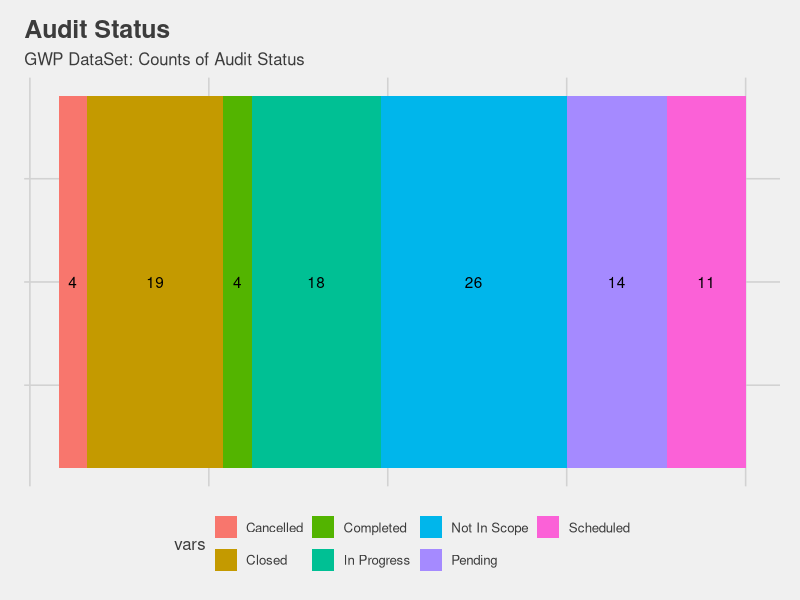
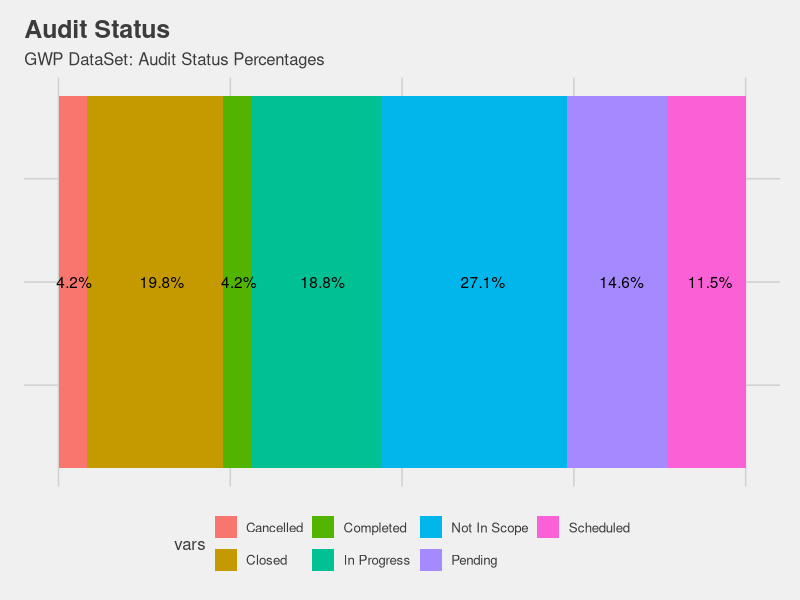
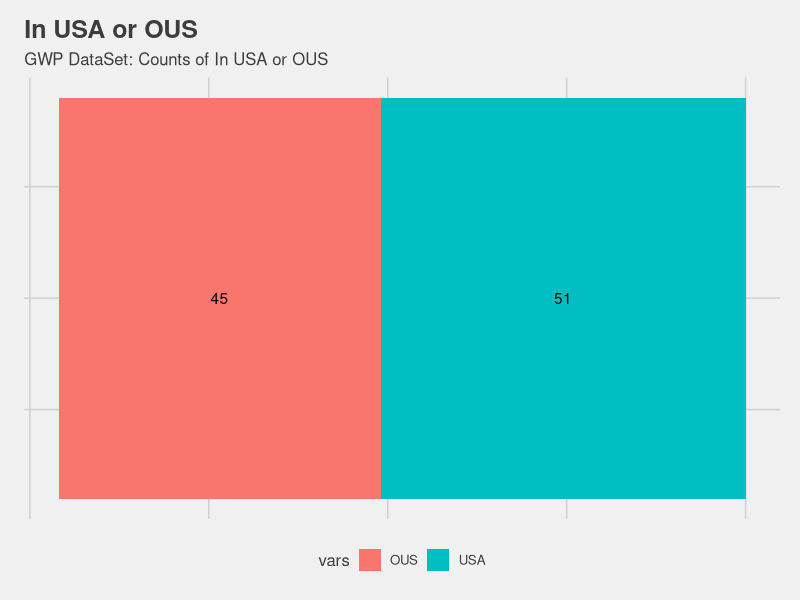
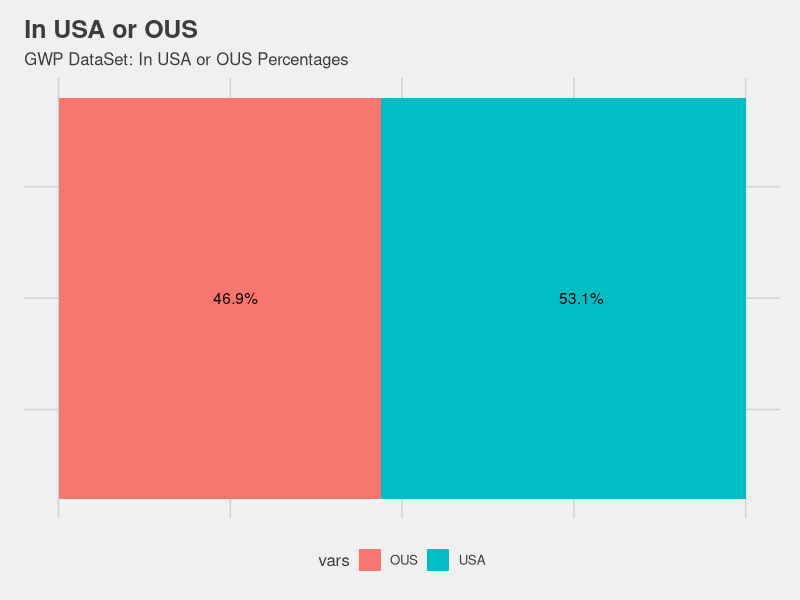
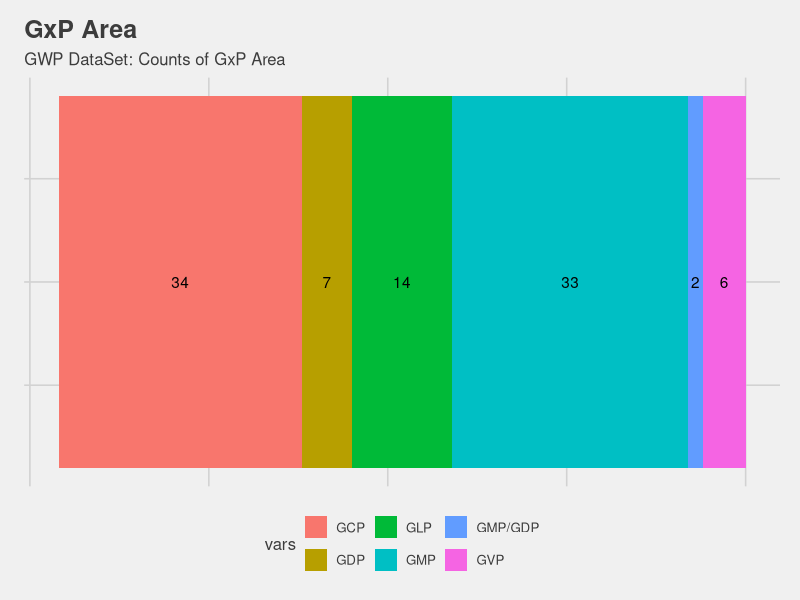
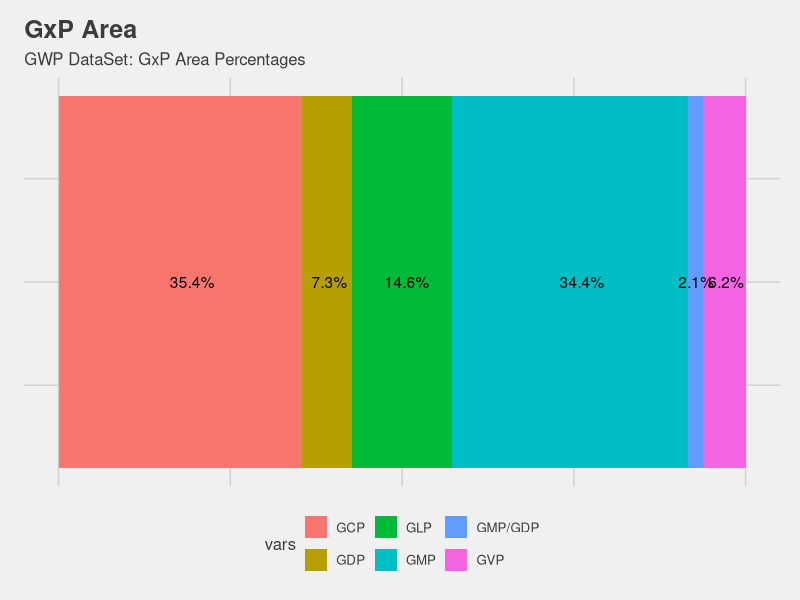
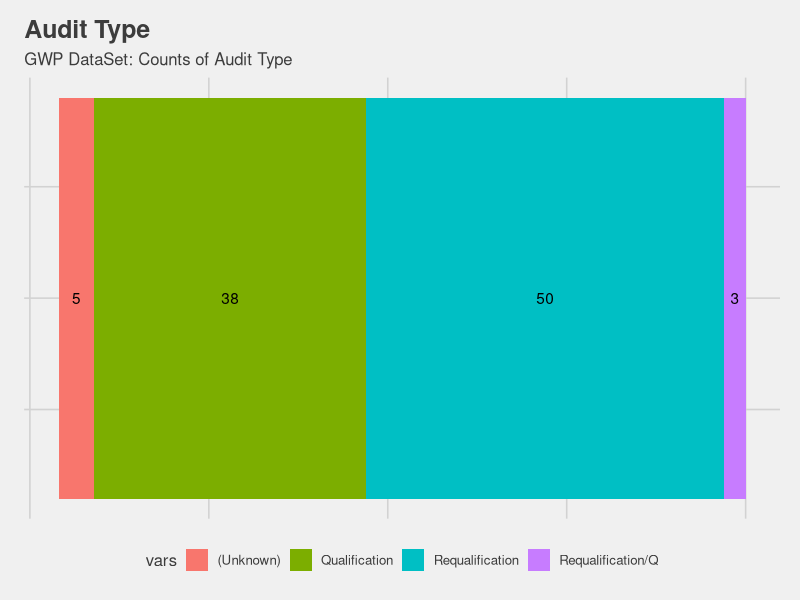
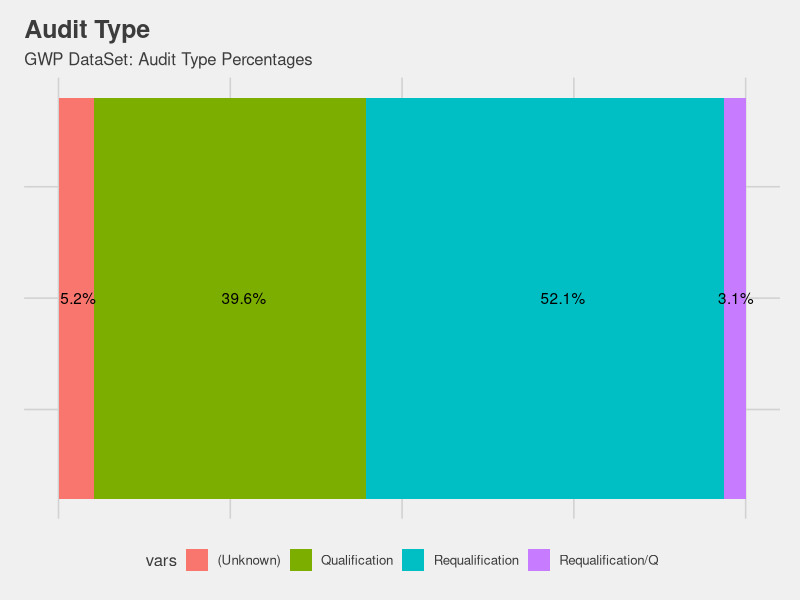

Write R code to recreate these figures, in order.
## ---- chunk 1
knitr::opts_chunk$set(echo = TRUE)

library(tidyverse)
library(rmarkdown)
library(scales)
library(stringr)
library(ggrepel)
##Excel
library("readxl")
##ggplot2 themes
library(ggthemes)
## ---- chunk 2
##Read Data
#Computerized System Quality Assurance
CSQA<- read_excel("CSQA_Audit_Data.xlsx")

#Good Workign Practice
GWP<- read_excel("GXP_Audit_Data.xlsx")
## ---- chunk 3
label<-"Audit Status"
counts<- count(GWP,vars=Audit.Status)
percent<-prop.table(counts$n)
df<-as.data.frame(counts)
df$perc<-percent
df
df$dummy<-1
df%>%ggplot(aes(x=dummy, y=-n,fill=vars))+
    geom_bar(stat="identity")+
    geom_text(aes(label=n),position=position_stack(vjust=0.5))+
    coord_flip()+
    labs(title=label,
         subtitle=paste("GWP DataSet:","Counts of",label, sep=" "),
         x=NULL)+
    theme_fivethirtyeight()+
    theme( axis.text.x = element_blank(),
           axis.text.y = element_blank(),
           axis.ticks = element_blank())
  
  df%>%ggplot(aes(x=dummy, y=-percent*100,fill=vars))+
    geom_bar(stat="identity")+
    geom_text(aes(label=scales::percent(percent)),position=position_stack(vjust=0.55))+
    coord_flip()+
    labs(title=label,
         subtitle=paste("GWP DataSet:",label, "Percentages", sep=" "),
         x=NULL)+
    theme_fivethirtyeight()+
    theme( axis.text.x = element_blank(),
           axis.text.y = element_blank(),
           axis.ticks = element_blank())
## ---- chunk 4
label<-"In USA or OUS"
counts<- count(GWP,vars=In.USA.or.OUS)
percent<-prop.table(counts$n)
df<-as.data.frame(counts)
df$perc<-percent
df
df$dummy<-1
df%>%ggplot(aes(x=dummy, y=-n,fill=vars))+
    geom_bar(stat="identity")+
    geom_text(aes(label=n),position=position_stack(vjust=0.5))+
    coord_flip()+
    labs(title=label,
         subtitle=paste("GWP DataSet:","Counts of",label, sep=" "),
         x=NULL)+
    theme_fivethirtyeight()+
    theme( axis.text.x = element_blank(),
           axis.text.y = element_blank(),
           axis.ticks = element_blank())
  
  df%>%ggplot(aes(x=dummy, y=-percent*100,fill=vars))+
    geom_bar(stat="identity")+
    geom_text(aes(label=scales::percent(percent)),position=position_stack(vjust=0.55))+
    coord_flip()+
    labs(title=label,
         subtitle=paste("GWP DataSet:",label, "Percentages", sep=" "),
         x=NULL)+
    theme_fivethirtyeight()+
    theme( axis.text.x = element_blank(),
           axis.text.y = element_blank(),
           axis.ticks = element_blank())
## ---- chunk 5
label<-"GxP Area"
counts<- count(GWP,vars=GxP.Area)
percent<-prop.table(counts$n)
df<-as.data.frame(counts)
df$perc<-percent
df
df$dummy<-1
df%>%ggplot(aes(x=dummy, y=-n,fill=vars))+
    geom_bar(stat="identity")+
    geom_text(aes(label=n),position=position_stack(vjust=0.5))+
    coord_flip()+
    labs(title=label,
         subtitle=paste("GWP DataSet:","Counts of",label, sep=" "),
         x=NULL)+
    theme_fivethirtyeight()+
    theme( axis.text.x = element_blank(),
           axis.text.y = element_blank(),
           axis.ticks = element_blank())
  
  df%>%ggplot(aes(x=dummy, y=-percent*100,fill=vars))+
    geom_bar(stat="identity")+
    geom_text(aes(label=scales::percent(percent)),position=position_stack(vjust=0.55))+
    coord_flip()+
    labs(title=label,
         subtitle=paste("GWP DataSet:",label, "Percentages", sep=" "),
         x=NULL)+
    theme_fivethirtyeight()+
    theme( axis.text.x = element_blank(),
           axis.text.y = element_blank(),
           axis.ticks = element_blank())
## ---- chunk 6
label<-"Audit Type"
counts<- count(GWP,vars=Audit.Type)
percent<-prop.table(counts$n)
df<-as.data.frame(counts)
df$perc<-percent
df
df$dummy<-1
df%>%ggplot(aes(x=dummy, y=-n,fill=vars))+
    geom_bar(stat="identity")+
    geom_text(aes(label=n),position=position_stack(vjust=0.5))+
    coord_flip()+
    labs(title=label,
         subtitle=paste("GWP DataSet:","Counts of",label, sep=" "),
         x=NULL)+
    theme_fivethirtyeight()+
    theme( axis.text.x = element_blank(),
           axis.text.y = element_blank(),
           axis.ticks = element_blank())
  
  df%>%ggplot(aes(x=dummy, y=-percent*100,fill=vars))+
    geom_bar(stat="identity")+
    geom_text(aes(label=scales::percent(percent)),position=position_stack(vjust=0.55))+
    coord_flip()+
    labs(title=label,
         subtitle=paste("GWP DataSet:",label, "Percentages", sep=" "),
         x=NULL)+
    theme_fivethirtyeight()+
    theme( axis.text.x = element_blank(),
           axis.text.y = element_blank(),
           axis.ticks = element_blank())
## ---- chunk 7
label<-"Audit Type"
counts<- count(GWP%>%filter(Audit.Type!= "(Unknown)"),vars=Audit.Type)
percent<-prop.table(counts$n)
df<-as.data.frame(counts)
df$perc<-percent
df
df$dummy<-1

  df%>%ggplot(aes(x=dummy, y=-percent*100,fill=vars))+
    geom_bar(stat="identity")+
    geom_text(aes(label=scales::percent(percent)),position=position_stack(vjust=0.55))+
    coord_flip()+
    labs(title=label,
         subtitle=paste("GWP DataSet:",label, "Percentages", sep=" "),
         x=NULL)+
    theme_fivethirtyeight()+
    theme( axis.text.x = element_blank(),
           axis.text.y = element_blank(),
           axis.ticks = element_blank())
## ---- chunk 8
label<-"Audit Method"
counts<- count(GWP,vars=Audit.Method)
percent<-prop.table(counts$n)
df<-as.data.frame(counts)
df$perc<-percent
df
df$dummy<-1
df%>%ggplot(aes(x=dummy, y=-n,fill=vars))+
    geom_bar(stat="identity")+
    geom_text(aes(label=n),position=position_stack(vjust=0.5))+
    coord_flip()+
    labs(title=label,
         subtitle=paste("GWP DataSet:","Counts of",label, sep=" "),
         x=NULL)+
    theme_fivethirtyeight()+
    theme( axis.text.x = element_blank(),
           axis.text.y = element_blank(),
           axis.ticks = element_blank())
  
  df%>%ggplot(aes(x=dummy, y=-percent*100,fill=vars))+
    geom_bar(stat="identity")+
    geom_text_repel(aes(label=scales::percent(percent)),
                    position=position_stack(vjust=0.55),
                    box.padding = unit(0.5, "lines"))+
    coord_flip()+
    labs(title=label,
         subtitle=paste("GWP DataSet:",label, "Percentages", sep=" "),
         x=NULL)+
    theme_fivethirtyeight()+
    theme( axis.text.x = element_blank(),
           axis.text.y = element_blank(),
           axis.ticks = element_blank())
## ---- chunk 9
label<-"Audit Method"
counts<- count(GWP%>%filter(Audit.Method != "(Unknown)",Audit.Method != "None"),vars=Audit.Method)
percent<-prop.table(counts$n)
df<-as.data.frame(counts)
df$perc<-percent
df
df$dummy<-1
df%>%ggplot(aes(x=dummy, y=-n,fill=vars))+
    geom_bar(stat="identity")+
    geom_text(aes(label=n),position=position_stack(vjust=0.5))+
    coord_flip()+
    labs(title=label,
         subtitle=paste("GWP DataSet:","Counts of",label, sep=" "),
         x=NULL)+
    theme_fivethirtyeight()+
    theme( axis.text.x = element_blank(),
           axis.text.y = element_blank(),
           axis.ticks = element_blank())
  
  df%>%ggplot(aes(x=dummy, y=-percent*100,fill=vars))+
    geom_bar(stat="identity")+
    geom_text_repel(aes(label=scales::percent(percent)),
                    position=position_stack(vjust=0.55),
                    box.padding = unit(0.5, "lines"))+
    coord_flip()+
    labs(title=label,
         subtitle=paste("GWP DataSet:",label, "Percentages", sep=" "),
         x=NULL)+
    theme_fivethirtyeight()+
    theme( axis.text.x = element_blank(),
           axis.text.y = element_blank(),
           axis.ticks = element_blank())
## ---- chunk 10
label<-"Proposed Quarter"
counts<- count(GWP,vars=Proposed.Quarter)
percent<-prop.table(counts$n)
df<-as.data.frame(counts)
df$perc<-percent
df
df$dummy<-1
df%>%ggplot(aes(x=dummy, y=-n,fill=vars))+
    geom_bar(stat="identity")+
    geom_text(aes(label=n),position=position_stack(vjust=0.5))+
    coord_flip()+
    labs(title=label,
         subtitle=paste("GWP DataSet:","Counts of",label, sep=" "),
         x=NULL)+
    theme_fivethirtyeight()+
    theme( axis.text.x = element_blank(),
           axis.text.y = element_blank(),
           axis.ticks = element_blank())
  
  df%>%ggplot(aes(x=dummy, y=-percent*100,fill=vars))+
    geom_bar(stat="identity")+
    geom_text(aes(label=scales::percent(percent)),position=position_stack(vjust=0.55))+
    coord_flip()+
    labs(title=label,
         subtitle=paste("GWP DataSet:",label, "Percentages", sep=" "),
         x=NULL)+
    theme_fivethirtyeight()+
    theme( axis.text.x = element_blank(),
           axis.text.y = element_blank(),
           axis.ticks = element_blank())
## ---- chunk 11
label<-"Proposed Quarter"
counts<- count(GWP%>%filter(Proposed.Quarter != "(Unknown)"),vars=Proposed.Quarter)
percent<-prop.table(counts$n)
df<-as.data.frame(counts)
df$perc<-percent
df
df$dummy<-1
df%>%ggplot(aes(x=dummy, y=-n,fill=vars))+
    geom_bar(stat="identity")+
    geom_text(aes(label=n),position=position_stack(vjust=0.5))+
    coord_flip()+
    labs(title=label,
         subtitle=paste("GWP DataSet:","Counts of",label, sep=" "),
         x=NULL)+
    theme_fivethirtyeight()+
    theme( axis.text.x = element_blank(),
           axis.text.y = element_blank(),
           axis.ticks = element_blank())
  
  df%>%ggplot(aes(x=dummy, y=-percent*100,fill=vars))+
    geom_bar(stat="identity")+
    geom_text(aes(label=scales::percent(percent)),position=position_stack(vjust=0.55))+
    coord_flip()+
    labs(title=label,
         subtitle=paste("GWP DataSet:",label, "Percentages", sep=" "),
         x=NULL)+
    theme_fivethirtyeight()+
    theme( axis.text.x = element_blank(),
           axis.text.y = element_blank(),
           axis.ticks = element_blank())
## ---- chunk 12
label<-"Audit Status"
counts<- count(CSQA,vars=CSQA[[3]])
percent<-prop.table(counts$n)
df<-as.data.frame(counts)
df$perc<-percent
df
df$dummy<-1
df%>%ggplot(aes(x=dummy, y=-n,fill=vars))+
    geom_bar(stat="identity")+
    geom_text(aes(label=n),position=position_stack(vjust=0.5))+
    coord_flip()+
    labs(title=label,
         subtitle=paste("GWP DataSet:","Counts of",label, sep=" "),
         x=NULL)+
    theme_fivethirtyeight()+
    theme( axis.text.x = element_blank(),
           axis.text.y = element_blank(),
           axis.ticks = element_blank())
  
  df%>%ggplot(aes(x=dummy, y=-percent*100,fill=vars))+
    geom_bar(stat="identity")+
    geom_text(aes(label=scales::percent(percent)),position=position_stack(vjust=0.55))+
    coord_flip()+
    labs(title=label,
         subtitle=paste("GWP DataSet:",label, "Percentages", sep=" "),
         x=NULL)+
    theme_fivethirtyeight()+
    theme( axis.text.x = element_blank(),
           axis.text.y = element_blank(),
           axis.ticks = element_blank())
## ---- chunk 13
label<-"In USA or OUS"
counts<- count(CSQA,vars=CSQA[[4]])
percent<-prop.table(counts$n)
df<-as.data.frame(counts)
df$perc<-percent
df
df$dummy<-1
df%>%ggplot(aes(x=dummy, y=-n,fill=vars))+
    geom_bar(stat="identity")+
    geom_text(aes(label=n),position=position_stack(vjust=0.5))+
    coord_flip()+
    labs(title=label,
         subtitle=paste("GWP DataSet:","Counts of",label, sep=" "),
         x=NULL)+
    theme_fivethirtyeight()+
    theme( axis.text.x = element_blank(),
           axis.text.y = element_blank(),
           axis.ticks = element_blank())
  
  df%>%ggplot(aes(x=dummy, y=-percent*100,fill=vars))+
    geom_bar(stat="identity")+
    geom_text(aes(label=scales::percent(percent)),position=position_stack(vjust=0.55))+
    coord_flip()+
    labs(title=label,
         subtitle=paste("GWP DataSet:",label, "Percentages", sep=" "),
         x=NULL)+
    theme_fivethirtyeight()+
    theme( axis.text.x = element_blank(),
           axis.text.y = element_blank(),
           axis.ticks = element_blank())
## ---- chunk 14
label<-"GxP Area"
counts<- count(CSQA,vars=CSQA[[7]])
percent<-prop.table(counts$n)
df<-as.data.frame(counts)
df$perc<-percent
df
df$dummy<-1
df%>%ggplot(aes(x=dummy, y=-n,fill=vars))+
    geom_bar(stat="identity")+
    geom_text(aes(label=n),position=position_stack(vjust=0.5))+
    coord_flip()+
    labs(title=label,
         subtitle=paste("GWP DataSet:","Counts of",label, sep=" "),
         x=NULL)+
    theme_fivethirtyeight()+
    theme( axis.text.x = element_blank(),
           axis.text.y = element_blank(),
           axis.ticks = element_blank())
  
  df%>%ggplot(aes(x=dummy, y=-percent*100,fill=vars))+
    geom_bar(stat="identity")+
    geom_text(aes(label=scales::percent(percent)),position=position_stack(vjust=0.55))+
    coord_flip()+
    labs(title=label,
         subtitle=paste("GWP DataSet:",label, "Percentages", sep=" "),
         x=NULL)+
    theme_fivethirtyeight()+
    theme( axis.text.x = element_blank(),
           axis.text.y = element_blank(),
           axis.ticks = element_blank())
## ---- chunk 15
label<-"Audit Type"
counts<- count(CSQA,vars=CSQA[[8]])
percent<-prop.table(counts$n)
df<-as.data.frame(counts)
df$perc<-percent
df
df$dummy<-1
df%>%ggplot(aes(x=dummy, y=-n,fill=vars))+
    geom_bar(stat="identity")+
    geom_text(aes(label=n),position=position_stack(vjust=0.5))+
    coord_flip()+
    labs(title=label,
         subtitle=paste("GWP DataSet:","Counts of",label, sep=" "),
         x=NULL)+
    theme_fivethirtyeight()+
    theme( axis.text.x = element_blank(),
           axis.text.y = element_blank(),
           axis.ticks = element_blank())
  
  df%>%ggplot(aes(x=dummy, y=-percent*100,fill=vars))+
    geom_bar(stat="identity")+
    geom_text(aes(label=scales::percent(percent)),position=position_stack(vjust=0.55))+
    coord_flip()+
    labs(title=label,
         subtitle=paste("GWP DataSet:",label, "Percentages", sep=" "),
         x=NULL)+
    theme_fivethirtyeight()+
    theme( axis.text.x = element_blank(),
           axis.text.y = element_blank(),
           axis.ticks = element_blank())
## ---- chunk 16
label<-"Audit Type"
counts<- count(CSQA%>%filter(CSQA[[8]]!= "(Unknown)"),vars=CSQA[[8]])
percent<-prop.table(counts$n)
df<-as.data.frame(counts)
df$perc<-percent
df
df$dummy<-1

  df%>%ggplot(aes(x=dummy, y=-percent*100,fill=vars))+
    geom_bar(stat="identity")+
    geom_text(aes(label=scales::percent(percent)),position=position_stack(vjust=0.55))+
    coord_flip()+
    labs(title=label,
         subtitle=paste("GWP DataSet:",label, "Percentages", sep=" "),
         x=NULL)+
    theme_fivethirtyeight()+
    theme( axis.text.x = element_blank(),
           axis.text.y = element_blank(),
           axis.ticks = element_blank())
## ---- chunk 17
label<-"Audit Method"
counts<- count(CSQA,vars=CSQA[[9]])
percent<-prop.table(counts$n)
df<-as.data.frame(counts)
df$perc<-percent
df
df$dummy<-1
df%>%ggplot(aes(x=dummy, y=-n,fill=vars))+
    geom_bar(stat="identity")+
    geom_text(aes(label=n),position=position_stack(vjust=0.5))+
    coord_flip()+
    labs(title=label,
         subtitle=paste("GWP DataSet:","Counts of",label, sep=" "),
         x=NULL)+
    theme_fivethirtyeight()+
    theme( axis.text.x = element_blank(),
           axis.text.y = element_blank(),
           axis.ticks = element_blank())
  
  df%>%ggplot(aes(x=dummy, y=-percent*100,fill=vars))+
    geom_bar(stat="identity")+
    geom_text_repel(aes(label=scales::percent(percent)),
                    position=position_stack(vjust=0.55),
                    box.padding = unit(0.5, "lines"))+
    coord_flip()+
    labs(title=label,
         subtitle=paste("GWP DataSet:",label, "Percentages", sep=" "),
         x=NULL)+
    theme_fivethirtyeight()+
    theme( axis.text.x = element_blank(),
           axis.text.y = element_blank(),
           axis.ticks = element_blank())
## ---- chunk 18
label<-"Audit Method"
counts<- count(CSQA%>%filter(CSQA[[9]] != "(Unknown)",CSQA[[9]] != "None"),vars=CSQA[[9]])
percent<-prop.table(counts$n)
df<-as.data.frame(counts)
df$perc<-percent
df
df$dummy<-1
df%>%ggplot(aes(x=dummy, y=-n,fill=vars))+
    geom_bar(stat="identity")+
    geom_text(aes(label=n),position=position_stack(vjust=0.5))+
    coord_flip()+
    labs(title=label,
         subtitle=paste("GWP DataSet:","Counts of",label, sep=" "),
         x=NULL)+
    theme_fivethirtyeight()+
    theme( axis.text.x = element_blank(),
           axis.text.y = element_blank(),
           axis.ticks = element_blank())
  
  df%>%ggplot(aes(x=dummy, y=-percent*100,fill=vars))+
    geom_bar(stat="identity")+
    geom_text_repel(aes(label=scales::percent(percent)),
                    position=position_stack(vjust=0.55),
                    box.padding = unit(0.5, "lines"))+
    coord_flip()+
    labs(title=label,
         subtitle=paste("GWP DataSet:",label, "Percentages", sep=" "),
         x=NULL)+
    theme_fivethirtyeight()+
    theme( axis.text.x = element_blank(),
           axis.text.y = element_blank(),
           axis.ticks = element_blank())
## ---- chunk 19
label<-"Proposed Quarter"
counts<- count(CSQA,vars=CSQA[[10]])
percent<-prop.table(counts$n)
df<-as.data.frame(counts)
df$perc<-percent
df
df$dummy<-1
df%>%ggplot(aes(x=dummy, y=-n,fill=vars))+
    geom_bar(stat="identity")+
    geom_text(aes(label=n),position=position_stack(vjust=0.5))+
    coord_flip()+
    labs(title=label,
         subtitle=paste("GWP DataSet:","Counts of",label, sep=" "),
         x=NULL)+
    theme_fivethirtyeight()+
    theme( axis.text.x = element_blank(),
           axis.text.y = element_blank(),
           axis.ticks = element_blank())
  
  df%>%ggplot(aes(x=dummy, y=-percent*100,fill=vars))+
    geom_bar(stat="identity")+
    geom_text(aes(label=scales::percent(percent)),position=position_stack(vjust=0.55))+
    coord_flip()+
    labs(title=label,
         subtitle=paste("GWP DataSet:",label, "Percentages", sep=" "),
         x=NULL)+
    theme_fivethirtyeight()+
    theme( axis.text.x = element_blank(),
           axis.text.y = element_blank(),
           axis.ticks = element_blank())
## ---- chunk 20
label<-"Proposed Quarter"
counts<- count(CSQA%>%filter(CSQA[[10]] != "(Unknown)"),vars=CSQA[[10]])
percent<-prop.table(counts$n)
df<-as.data.frame(counts)
df$perc<-percent
df
df$dummy<-1
df%>%ggplot(aes(x=dummy, y=-n,fill=vars))+
    geom_bar(stat="identity")+
    geom_text(aes(label=n),position=position_stack(vjust=0.5))+
    coord_flip()+
    labs(title=label,
         subtitle=paste("GWP DataSet:","Counts of",label, sep=" "),
         x=NULL)+
    theme_fivethirtyeight()+
    theme( axis.text.x = element_blank(),
           axis.text.y = element_blank(),
           axis.ticks = element_blank())
  
  df%>%ggplot(aes(x=dummy, y=-percent*100,fill=vars))+
    geom_bar(stat="identity")+
    geom_text(aes(label=scales::percent(percent)),position=position_stack(vjust=0.55))+
    coord_flip()+
    labs(title=label,
         subtitle=paste("GWP DataSet:",label, "Percentages", sep=" "),
         x=NULL)+
    theme_fivethirtyeight()+
    theme( axis.text.x = element_blank(),
           axis.text.y = element_blank(),
           axis.ticks = element_blank())
## ---- chunk 21

df<-read.csv("GXP_Audit_Data.csv")
df<- df[1:96,]
df$Days_Intake_QSent<-as.numeric(as.Date(df$Date.Q.sent, format='%m/%d/%y') - 
                          as.Date(df$Date.of.Intake, optional=TRUE, format='%m/%d/%y'))
output<-df[24]

output$Days_QSent_QReceived<-as.numeric(as.Date(df$Date.Q.Rcvd, format='%m/%d/%y') - 
                                          as.Date(df$Date.Q.sent, format='%m/%d/%y'))

output$Days_OnSiteScheduled_AuditStartDate<-as.numeric(as.Date(df$Audit.Start.Date, format='%m/%d/%y')-                                                   as.Date(df$Date.On.Site.Scheduled,format='%m/%d/%y'))

output$Days_StartDate_EndDate<-as.numeric(as.Date(df$Audit.Start.Date, format='%m/%d/%y')-
                              as.Date(df$Date.On.Site.Scheduled, format='%m/%d/%y'))

output$Days_AuditEnd_FinalReportDue<-as.numeric(as.Date(df$Date.Final..Report.Due, format='%m/%d/%y')-
                                                  as.Date(df$Audit.End.Date, format='%m/%d/%y'))

output$Days_FinalReportDue_CompletionDate<-as.numeric(as.Date(df$Date.of..Completion,format='%m/%d/%y') - as.Date(df$Date.Final..Report.Due, format='%m/%d/%y') )

output%>%summary()

## ---- chunk 22


df<-read.csv("CSQA_Audit_Data.csv")

df$Days_Intake_QSent<-as.numeric(as.Date(df$Date.Q.sent, format='%m/%d/%y') - 
                                   as.Date(df$Date.of.Intake, optional=TRUE, format='%m/%d/%y'))
output<-df[25]

output$Days_QSent_QReceived<-as.numeric(as.Date(df$Date.Q.Rcvd, format='%m/%d/%y') - 
                                          as.Date(df$Date.Q.sent, format='%m/%d/%y'))
output$Days_OnSiteScheduled_AuditStartDate<-as.numeric(as.Date(df$Audit.Start.Date, format='%m/%d/%y') - 
                                                         as.Date(df$Date.On.Site..Scheduled, format='%m/%d/%y') )
output$Days_StartDate_EndDate<-as.numeric(as.Date(df$Audit.Start.Date, format='%m/%d/%y')-
                                            as.Date(df$Date.On.Site..Scheduled, format='%m/%d/%y'))
output$Days_AuditEnd_FinalReportDue<-as.numeric(as.Date(df$Date.Final...Report.Due, format='%m/%d/%y')-
                                                  as.Date(df$Audit.End.Date, format='%m/%d/%y'))
output$Days_FinalReportDue_CompletionDate<-as.numeric(as.Date(df$Date.of...Completion, format='%m/%d/%y') - as.Date(df$Date.Final...Report.Due, format='%m/%d/%y') )
#Then, compute the mean and median for each of the 6 Variables
output%>%summary()
